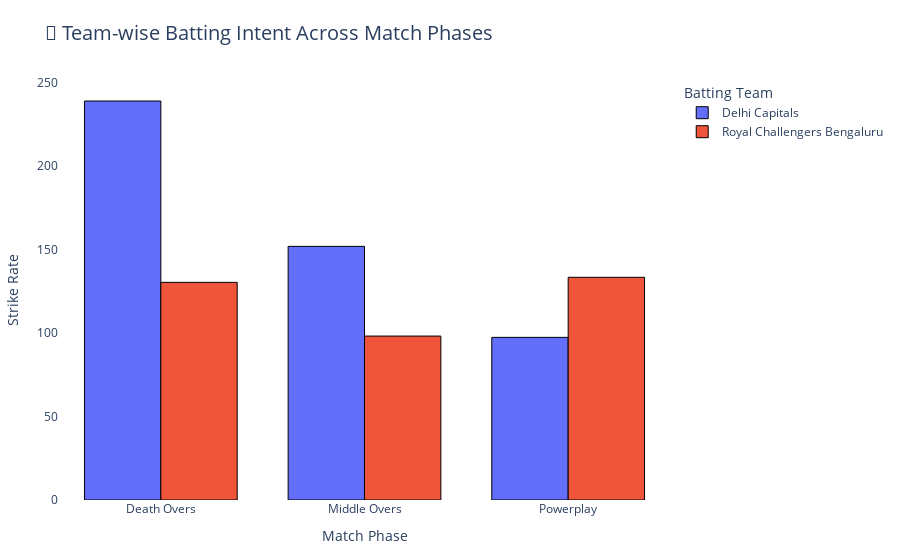

The notebook cell saved with this chart:
### Code cell
df_copy['batting_team'] = df_copy['team']

team_phase_intent = (
    df_copy.groupby(['batting_team', 'phase'])
    .agg(balls_faced=('runs_batter', 'count'),
         total_runs=('runs_batter', 'sum'))
    .reset_index()
)

team_phase_intent['strike_rate'] = (team_phase_intent['total_runs'] / team_phase_intent['balls_faced']) * 100

plt = px.bar(
    team_phase_intent,
    x='phase',
    y='strike_rate',
    color='batting_team',
    barmode='group',
    title='🏏 Team-wise Batting Intent Across Match Phases',
    labels={
        'phase': 'Match Phase',
        'strike_rate': 'Strike Rate',
        'batting_team': 'Team'
    },
    hover_data={
        'balls_faced': True,
        'total_runs': True,
        'strike_rate': ':.2f'
    }
)

plt.update_layout(
    xaxis_title='Match Phase',
    yaxis_title='Strike Rate',
    title_font_size=20,
    legend_title_text='Batting Team',
    bargap=0.25,
    plot_bgcolor='rgba(0,0,0,0)',
    paper_bgcolor='white',
    margin=dict(l=40, r=40, t=80, b=60)
)

plt.update_traces(marker_line_width=1, marker_line_color='black')

plt.show()

### Figure 1 — Plotly figure (JSON) as saved in the notebook; plotly's stock layout.template omitted (floating-point values rounded to 4 significant figures)
{"data": [{"alignmentgroup": "True", "customdata": [[18, 43], [54, 82], [38, 37]], "hovertemplate": "Team=Delhi Capitals<br>Match Phase=%{x}<br>Strike Rate=%{y:.2f}<br>balls_faced=%{customdata[0]}<br>total_runs=%{customdata[1]}<extra></extra>", "legendgroup": "Delhi Capitals", "marker": {"color": "#636efa", "line": {"color": "black", "width": 1}, "pattern": {"shape": ""}}, "name": "Delhi Capitals", "offsetgroup": "Delhi Capitals", "orientation": "v", "showlegend": true, "textposition": "auto", "type": "bar", "x": ["Death Overs", "Middle Overs", "Powerplay"], "xaxis": "x", "y": [238.9, 151.9, 97.37], "yaxis": "y"}, {"alignmentgroup": "True", "customdata": [[33, 43], [54, 53], [39, 52]], "hovertemplate": "Team=Royal Challengers Bengaluru<br>Match Phase=%{x}<br>Strike Rate=%{y:.2f}<br>balls_faced=%{customdata[0]}<br>total_runs=%{customdata[1]}<extra></extra>", "legendgroup": "Royal Challengers Bengaluru", "marker": {"color": "#EF553B", "line": {"color": "black", "width": 1}, "pattern": {"shape": ""}}, "name": "Royal Challengers Bengaluru", "offsetgroup": "Royal Challengers Bengaluru", "orientation": "v", "showlegend": true, "textposition": "auto", "type": "bar", "x": ["Death Overs", "Middle Overs", "Powerplay"], "xaxis": "x", "y": [130.3, 98.15, 133.3], "yaxis": "y"}], "layout": {"bargap": 0.25, "barmode": "group", "legend": {"title": {"text": "Batting Team"}, "tracegroupgap": 0}, "margin": {"b": 60, "l": 40, "r": 40, "t": 80}, "paper_bgcolor": "white", "plot_bgcolor": "rgba(0,0,0,0)", "title": {"font": {"size": 20}, "text": "🏏 Team-wise Batting Intent Across Match Phases"}, "xaxis": {"anchor": "y", "domain": [0, 1], "title": {"text": "Match Phase"}}, "yaxis": {"anchor": "x", "domain": [0, 1], "title": {"text": "Strike Rate"}}}}
